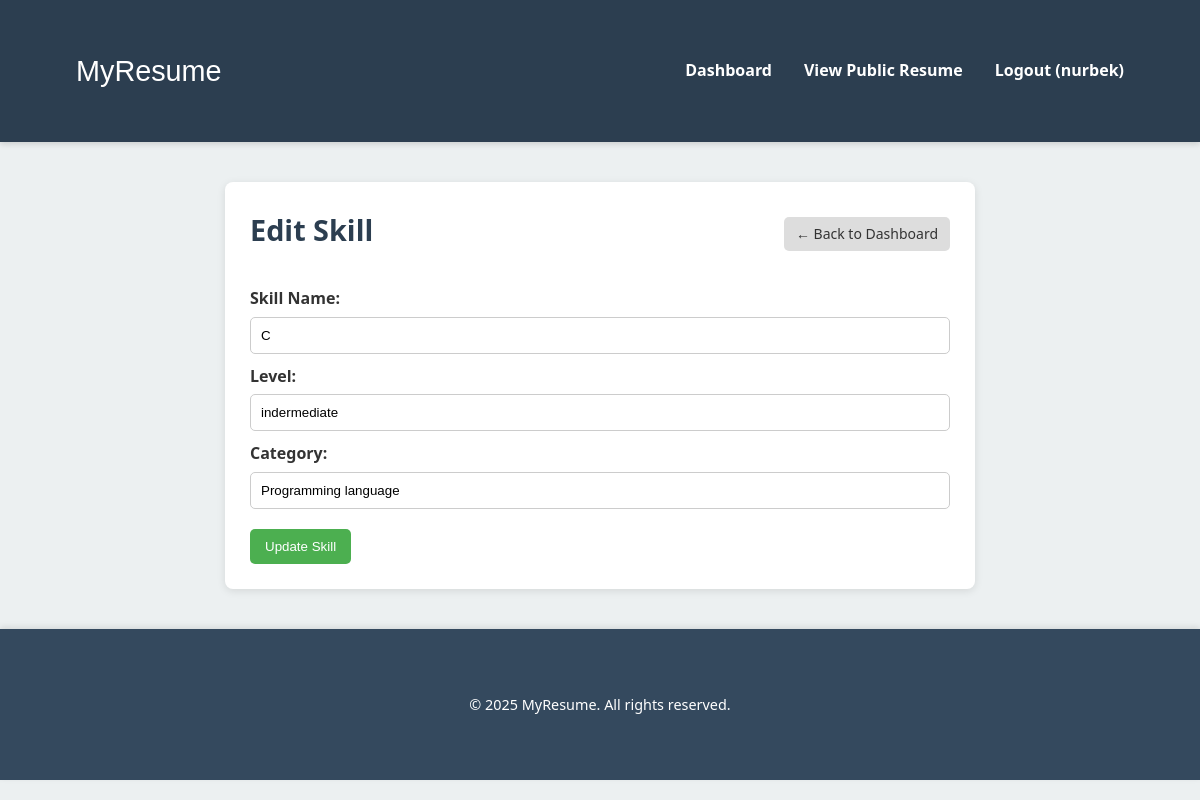
The page /admin/edit_skills.php?id=1 (signed in) on the database its author committed.
### tables this page shows
CREATE TABLE `skills` (
  `id` int(11) NOT NULL,
  `skill_name` varchar(100) NOT NULL,
  `level` varchar(50) DEFAULT NULL,
  `category` varchar(50) DEFAULT NULL
);

### includes/functions.php (called while the page is built, shortened)
<?php
function sanitize_input($input) {
    return htmlspecialchars(trim($input), ENT_QUOTES, 'UTF-8');
}

### admin/edit_skills.php (the view, shortened to what this page needs)
<?php
require_once '../includes/db_connect.php';
require_once '../includes/functions.php';
$id = intval($_GET['id']);
$stmt = $pdo->prepare("SELECT * FROM skills WHERE id=?");
$stmt->execute([$id]);
$skill = $stmt->fetch();
include '../includes/header.php';
?>
<div class="page-container">
    <div class="page-header">
        <h2>Edit Skill</h2>
        <a class="btn-back" href="dashboard.php">← Back to Dashboard</a>
    </div>
    <form method="POST" class="form-box">
        <label>Skill Name:</label>
        <input type="text" name="skill_name" value="<?= sanitize_input($skill['skill_name']) ?>" required>
        <label>Level:</label>
        <input type="text" name="level" value="<?= sanitize_input($skill['level']) ?>">
        <label>Category:</label>
        <input type="text" name="category" value="<?= sanitize_input($skill['category']) ?>">
        <button type="submit" class="btn-primary">Update Skill</button>
    </form>
</div>
<?php include '../includes/footer.php'; ?>

### css/style.css (style rules this page uses)
:root { --primary-color: #2c3e50; --secondary-color: #3498db; --accent-color: #e67e22; --light-color: #ecf0f1; --dark-color: #34495e; --text-color: #333; --heading-color: #2c3e50; --font-base: "Segoe UI", Tahoma, Geneva, Verdana, sans-serif; --font-heading: "Arial Black", Arial, sans-serif; --spacing: 1rem; --border-radius: 6px; --max-width: 1100px; --header-padding-x: 1rem; --header-shadow: 0 2px 6px rgba(0, 0, 0, 0.15); --space-lg: 2rem; }
html { scroll-behavior: smooth; }
* { margin: 0; padding: 0; box-sizing: border-box; }
body { font-family: var(--font-base); color: var(--text-color); background-color: var(--light-color); line-height: 1.6; }
a { color: var(--secondary-color); text-decoration: none; }
h1, h2, h3, h4 { color: var(--heading-color); margin-bottom: 0.5rem; }
h2 { font-size: 1.8rem; }
.page-container { max-width: 750px; margin: 40px auto; background: #fff; padding: 25px; border-radius: 8px; box-shadow: 0 2px 8px rgba(0, 0, 0, 0.1); }
.page-header { display: flex; justify-content: space-between; align-items: center; margin-bottom: 25px; }
.btn-back { background: #ddd; padding: 6px 12px; border-radius: 5px; text-decoration: none; color: #333; font-size: 14px; }
.form-box label { font-weight: bold; margin-top: 10px; display: block; }
.form-box input, .form-box textarea { width: 100%; padding: 10px; margin-top: 5px; border: 1px solid #ccc; border-radius: 5px; }
.btn-primary { margin-top: 20px; padding: 10px 15px; background: #4caf50; color: #fff; border: none; border-radius: 5px; cursor: pointer; }

### rows shown on the page
skills: skill_name "C", level "indermediate", category "Programming language"

### other values the page prints
$_SESSION['username'] "nurbek"
